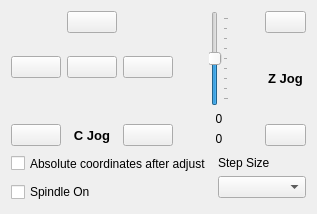
        <widget class="QWidget" name="tabAxis">
         <attribute name="title">
          <string>Axis Control</string>
         </attribute>
         <layout class="QVBoxLayout" name="verticalLayout_6">
          <item>
           <layout class="QHBoxLayout" name="horizontalLayout_13" stretch="150,0,50">
            <property name="sizeConstraint">
             <enum>QLayout::SetDefaultConstraint</enum>
            </property>
            <item>
             <layout class="QGridLayout" name="gridLayout" rowstretch="0,0,0,0,0,0" columnminimumwidth="50,50,50">
              <property name="sizeConstraint">
               <enum>QLayout::SetMaximumSize</enum>
              </property>
              <item row="3" column="0">
               <widget class="QPushButton" name="DecXBtn">
                <property name="text">
                 <string/>
                </property>
                <property name="icon">
                 <iconset resource="GrblController.qrc">
                  <normaloff>:/img/left.PNG</normaloff>:/img/left.PNG</iconset>
                </property>
                <property name="iconSize">
                 <size>
                  <width>24</width>
                  <height>24</height>
                 </size>
                </property>
               </widget>
              </item>
              <item row="0" column="1">
               <widget class="QPushButton" name="IncYBtn">
                <property name="text">
                 <string/>
                </property>
                <property name="icon">
                 <iconset resource="GrblController.qrc">
                  <normaloff>:/img/up.PNG</normaloff>:/img/up.PNG</iconset>
                </property>
                <property name="iconSize">
                 <size>
                  <width>24</width>
                  <height>24</height>
                 </size>
                </property>
               </widget>
              </item>
              <item row="3" column="1">
               <widget class="QPushButton" name="DecYBtn">
                <property name="text">
                 <string/>
                </property>
                <property name="icon">
                 <iconset resource="GrblController.qrc">
                  <normaloff>:/img/down.PNG</normaloff>:/img/down.PNG</iconset>
                </property>
                <property name="iconSize">
                 <size>
                  <width>24</width>
                  <height>24</height>
                 </size>
                </property>
               </widget>
              </item>
              <item row="1" column="1">
               <spacer name="verticalSpacer">
                <property name="orientation">
                 <enum>Qt::Vertical</enum>
                </property>
                <property name="sizeHint" stdset="0">
                 <size>
                  <width>18</width>
                  <height>17</height>
                 </size>
                </property>
               </spacer>
              </item>
              <item row="3" column="2">
               <widget class="QPushButton" name="IncXBtn">
                <property name="text">
                 <string/>
                </property>
                <property name="icon">
                 <iconset resource="GrblController.qrc">
                  <normaloff>:/img/right.PNG</normaloff>:/img/right.PNG</iconset>
                </property>
                <property name="iconSize">
                 <size>
                  <width>24</width>
                  <height>24</height>
                 </size>
                </property>
               </widget>
              </item>
              <item row="5" column="1">
               <layout class="QHBoxLayout" name="horizontalLayout_5">
                <item>
                 <widget class="QLabel" name="lblFourthJog">
                  <property name="font">
                   <font>
                    <pointsize>10</pointsize>
                    <weight>75</weight>
                    <bold>true</bold>
                   </font>
                  </property>
                  <property name="text">
                   <string>C Jog</string>
                  </property>
                  <property name="alignment">
                   <set>Qt::AlignCenter</set>
                  </property>
                 </widget>
                </item>
               </layout>
              </item>
              <item row="5" column="0">
               <widget class="QPushButton" name="DecFourthBtn">
                <property name="text">
                 <string/>
                </property>
                <property name="icon">
                 <iconset resource="GrblController.qrc">
                  <normaloff>:/img/left.PNG</normaloff>:/img/left.PNG</iconset>
                </property>
                <property name="iconSize">
                 <size>
                  <width>24</width>
                  <height>24</height>
                 </size>
                </property>
               </widget>
              </item>
              <item row="5" column="2">
               <widget class="QPushButton" name="IncFourthBtn">
                <property name="text">
                 <string/>
                </property>
                <property name="icon">
                 <iconset resource="GrblController.qrc">
                  <normaloff>:/img/right.PNG</normaloff>:/img/right.PNG</iconset>
                </property>
                <property name="iconSize">
                 <size>
                  <width>24</width>
                  <height>24</height>
                 </size>
                </property>
               </widget>
              </item>
              <item row="4" column="1">
               <spacer name="verticalSpacer_2">
                <property name="orientation">
                 <enum>Qt::Vertical</enum>
                </property>
                <property name="sizeHint" stdset="0">
                 <size>
                  <width>20</width>
                  <height>40</height>
                 </size>
                </property>
               </spacer>
              </item>
             </layout>
            </item>
            <item>
             <layout class="QVBoxLayout" name="verticalLayout_3">
              <property name="leftMargin">
               <number>30</number>
              </property>
              <property name="rightMargin">
               <number>30</number>
              </property>
              <item>
               <widget class="QSlider" name="verticalSliderZJog">
                <property name="sizePolicy">
                 <sizepolicy hsizetype="Preferred" vsizetype="Expanding">
                  <horstretch>0</horstretch>
                  <verstretch>0</verstretch>
                 </sizepolicy>
                </property>
                <property name="maximum">
                 <number>80</number>
                </property>
                <property name="value">
                 <number>40</number>
                </property>
                <property name="sliderPosition">
                 <number>40</number>
                </property>
                <property name="orientation">
                 <enum>Qt::Vertical</enum>
                </property>
                <property name="invertedAppearance">
                 <bool>false</bool>
                </property>
                <property name="invertedControls">
                 <bool>false</bool>
                </property>
                <property name="tickPosition">
                 <enum>QSlider::TicksBelow</enum>
                </property>
               </widget>
              </item>
              <item>
               <widget class="QLabel" name="currentZJogSliderDelta">
                <property name="text">
                 <string>0</string>
                </property>
                <property name="alignment">
                 <set>Qt::AlignCenter</set>
                </property>
               </widget>
              </item>
              <item>
               <widget class="QLabel" name="resultingZJogSliderPosition">
                <property name="text">
                 <string>0</string>
                </property>
                <property name="alignment">
                 <set>Qt::AlignCenter</set>
                </property>
               </widget>
              </item>
             </layout>
            </item>
            <item>
             <layout class="QVBoxLayout" name="layoutZJog">
              <item>
               <widget class="QPushButton" name="IncZBtn">
                <property name="text">
                 <string/>
                </property>
                <property name="icon">
                 <iconset resource="GrblController.qrc">
                  <normaloff>:/img/up.PNG</normaloff>:/img/up.PNG</iconset>
                </property>
                <property name="iconSize">
                 <size>
                  <width>24</width>
                  <height>24</height>
                 </size>
                </property>
               </widget>
              </item>
              <item>
               <widget class="QLabel" name="lblZJog">
                <property name="font">
                 <font>
                  <pointsize>10</pointsize>
                  <weight>75</weight>
                  <bold>true</bold>
                 </font>
                </property>
                <property name="text">
                 <string>Z Jog</string>
                </property>
                <property name="alignment">
                 <set>Qt::AlignCenter</set>
                </property>
               </widget>
              </item>
              <item>
               <widget class="QPushButton" name="DecZBtn">
                <property name="text">
                 <string/>
                </property>
                <property name="icon">
                 <iconset resource="GrblController.qrc">
                  <normaloff>:/img/down.PNG</normaloff>:/img/down.PNG</iconset>
                </property>
                <property name="iconSize">
                 <size>
                  <width>24</width>
                  <height>24</height>
                 </size>
                </property>
               </widget>
              </item>
             </layout>
            </item>
           </layout>
          </item>
          <item>
           <layout class="QHBoxLayout" name="horizontalLayout_12" stretch="200,0">
            <item>
             <layout class="QVBoxLayout" name="verticalLayout">
              <item>
               <widget class="QCheckBox" name="chkRestoreAbsolute">
                <property name="sizePolicy">
                 <sizepolicy hsizetype="Minimum" vsizetype="Minimum">
                  <horstretch>0</horstretch>
                  <verstretch>0</verstretch>
                 </sizepolicy>
                </property>
                <property name="text">
                 <string>Absolute coordinates after adjust</string>
                </property>
               </widget>
              </item>
              <item>
               <widget class="QCheckBox" name="SpindleOn">
                <property name="sizePolicy">
                 <sizepolicy hsizetype="Minimum" vsizetype="Minimum">
                  <horstretch>0</horstretch>
                  <verstretch>0</verstretch>
                 </sizepolicy>
                </property>
                <property name="text">
                 <string>Spindle On</string>
                </property>
                <property name="checked">
                 <bool>false</bool>
                </property>
               </widget>
              </item>
             </layout>
            </item>
            <item>
             <layout class="QVBoxLayout" name="verticalLayoutStepSize" stretch="0,0">
              <property name="leftMargin">
               <number>0</number>
              </property>
              <property name="topMargin">
               <number>4</number>
              </property>
              <property name="rightMargin">
               <number>0</number>
              </property>
              <property name="bottomMargin">
               <number>5</number>
              </property>
              <item>
               <widget class="QLabel" name="lblStep">
                <property name="sizePolicy">
                 <sizepolicy hsizetype="Preferred" vsizetype="Minimum">
                  <horstretch>0</horstretch>
                  <verstretch>0</verstretch>
                 </sizepolicy>
                </property>
                <property name="text">
                 <string>Step Size           </string>
                </property>
               </widget>
              </item>
              <item>
               <widget class="QComboBox" name="comboStep">
                <property name="sizePolicy">
                 <sizepolicy hsizetype="MinimumExpanding" vsizetype="Minimum">
                  <horstretch>0</horstretch>
                  <verstretch>0</verstretch>
                 </sizepolicy>
                </property>
               </widget>
              </item>
             </layout>
            </item>
           </layout>
          </item>
         </layout>
        </widget>
